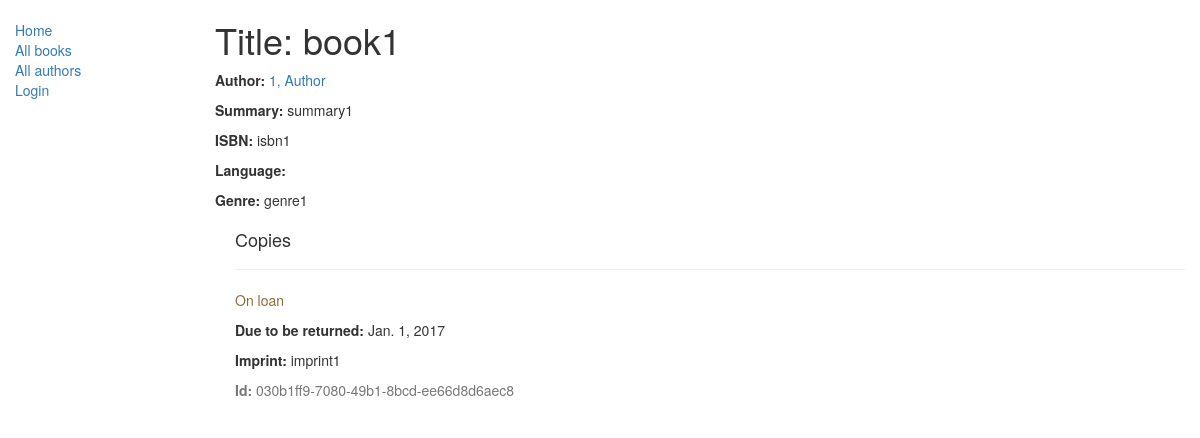
The app's page /catalog/book/1, older data.
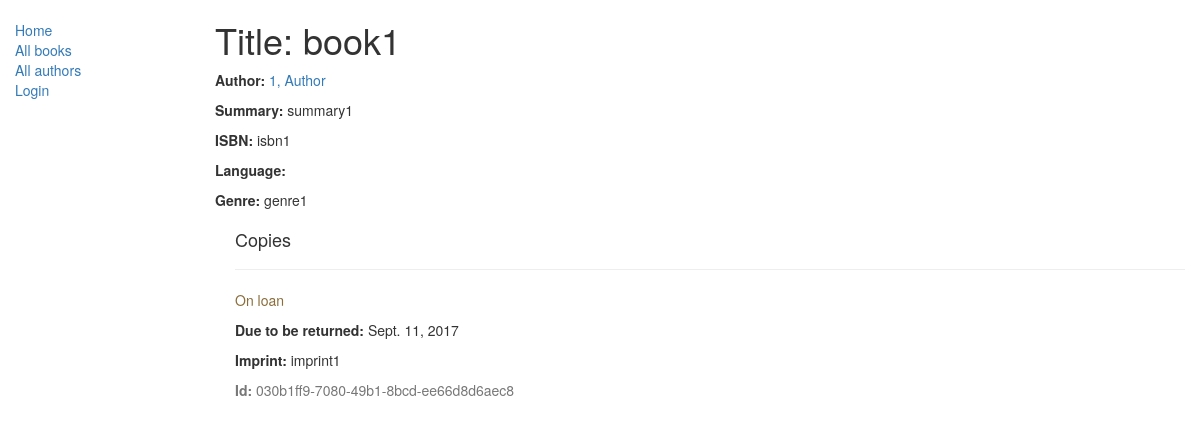
The same page, newer data.
### catalog/models.py (models this page shows, shortened)
class BookInstance(models.Model):
    id = models.UUIDField(primary_key=True, default=uuid.uuid4, help_text="Unique ID for this particular book across whole library")
    book = models.ForeignKey('Book', on_delete=models.SET_NULL, null=True)
    imprint = models.CharField(max_length=200)
    due_back = models.DateField(null=True, blank=True)
    borrower = models.ForeignKey(User, on_delete=models.SET_NULL, null=True, blank=True)
    LOAN_STATUS = (
        ('m', 'Maintenance'),
        ('o', 'On loan'),
        ('a', 'Available'),
        ('r', 'Reserved'),
    )
    status = models.CharField(max_length=1, choices=LOAN_STATUS, blank=True, default='m', help_text='Book availability')
    class Meta:
        ordering = ["due_back"]
        permissions = (("can_mark_returned", "Set book as returned"),)

### catalog/views.py (the view)
# urls.py: url(r'^book/(?P<pk>\d+)$', views.BookDetailView.as_view(), name='book-detail'),
class BookDetailView(generic.DetailView):
    model = Book

### catalog/models.py (called while the page is built)
    def __str__(self):
        return self.name

    def get_absolute_url(self):
        return reverse('author-detail', args=[str(self.id)])

    def __str__(self):
        return '%s, %s' % (self.last_name, self.first_name)

### catalog/templates/catalog/book_detail.html
{% extends "base_generic.html" %}
{% block content %}
  <h1>Title: {{ book.title }}</h1>
  <p><strong>Author:</strong> <a href="{{ book.author.get_absolute_url }}">{{ book.author }}</a></p>
  <p><strong>Summary:</strong> {{ book.summary }}</p>
  <p><strong>ISBN:</strong> {{ book.isbn }}</p>
  <p><strong>Language:</strong> {{ book.language }}</p>
  <p><strong>Genre:</strong> {% for genre in book.genre.all %} {{ genre }}{% if not forloop.last %}, {% endif %}{% endfor %}</p>
  <div style="margin-left:20px;margin-top:20px">
    <h4>Copies</h4>
    {% for copy in book.bookinstance_set.all %}
    <hr>
    <p class="{% if copy.status == 'a' %}text-success{% elif copy.status == 'd' %}text-danger{% else %}text-warning{% endif %}">{{ copy.get_status_display }}</p>
    {% if copy.status != 'a' %}<p><strong>Due to be returned:</strong> {{copy.due_back}}</p>{% endif %}
    <p><strong>Imprint:</strong> {{copy.imprint}}</p>
    <p class="text-muted"><strong>Id:</strong> {{copy.id}}</p>
    {% endfor %}
  </div>
{% endblock %}

Row changes from the older to the newer data that the page shows:
changed BookInstance "On loan": due_back "Jan. 1, 2017" → "Sept. 11, 2017"
